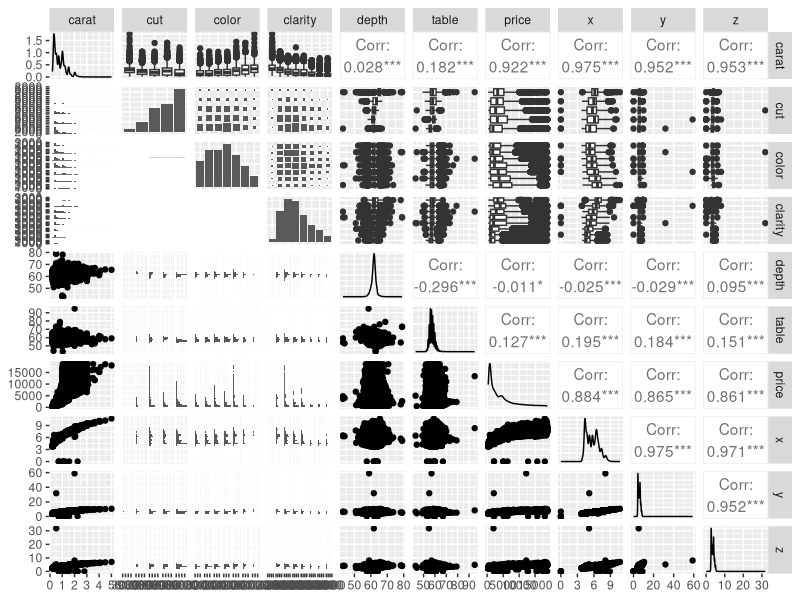

R code for this plot:
## ---- chunk 1
library(tidyverse)
library(skimr)
library(GGally)
## ---- chunk 2
names(diamonds)

dim(diamonds)

summary(diamonds)

head(diamonds)

tail(diamonds)

skimr::skim(diamonds)

GGally :: ggpairs(data = diamonds)
